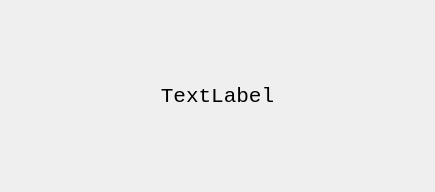
<?xml version="1.0" encoding="UTF-8"?>
<ui version="4.0">
 <class>Widget</class>
 <widget class="QWidget" name="Widget">
  <property name="geometry">
   <rect>
    <x>0</x>
    <y>0</y>
    <width>435</width>
    <height>192</height>
   </rect>
  </property>
  <property name="windowTitle">
   <string>Widget</string>
  </property>
  <layout class="QHBoxLayout" name="horizontalLayout">
   <item>
    <widget class="QLabel" name="label">
     <property name="font">
      <font>
       <family>Consolas</family>
       <pointsize>16</pointsize>
      </font>
     </property>
     <property name="text">
      <string>TextLabel</string>
     </property>
     <property name="alignment">
      <set>Qt::AlignCenter</set>
     </property>
    </widget>
   </item>
  </layout>
 </widget>
 <resources/>
 <connections/>
</ui>
